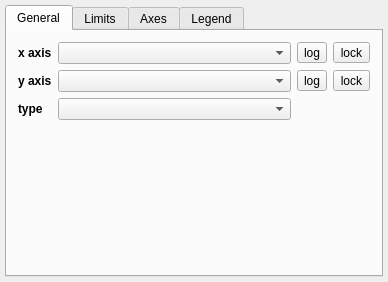
<?xml version="1.0" encoding="UTF-8"?>
<ui version="4.0">
 <class>Widget</class>
 <widget class="QWidget" name="Widget">
  <property name="geometry">
   <rect>
    <x>0</x>
    <y>0</y>
    <width>388</width>
    <height>282</height>
   </rect>
  </property>
  <property name="windowTitle">
   <string>2D Scatter</string>
  </property>
  <layout class="QGridLayout" name="gridLayout_5">
   <property name="leftMargin">
    <number>5</number>
   </property>
   <property name="topMargin">
    <number>5</number>
   </property>
   <property name="rightMargin">
    <number>5</number>
   </property>
   <property name="bottomMargin">
    <number>5</number>
   </property>
   <property name="verticalSpacing">
    <number>5</number>
   </property>
   <item row="0" column="2">
    <widget class="QTabWidget" name="tab_widget">
     <property name="tabPosition">
      <enum>QTabWidget::North</enum>
     </property>
     <property name="currentIndex">
      <number>0</number>
     </property>
     <property name="usesScrollButtons">
      <bool>false</bool>
     </property>
     <property name="documentMode">
      <bool>false</bool>
     </property>
     <property name="tabsClosable">
      <bool>false</bool>
     </property>
     <property name="movable">
      <bool>false</bool>
     </property>
     <widget class="QWidget" name="tab">
      <attribute name="title">
       <string>General</string>
      </attribute>
      <layout class="QGridLayout" name="gridLayout">
       <item row="0" column="0">
        <widget class="QLabel" name="x_lab">
         <property name="font">
          <font>
           <weight>75</weight>
           <bold>true</bold>
          </font>
         </property>
         <property name="text">
          <string>x axis</string>
         </property>
        </widget>
       </item>
       <item row="0" column="1">
        <widget class="QComboBox" name="combosel_x_att">
         <property name="sizeAdjustPolicy">
          <enum>QComboBox::AdjustToMinimumContentsLength</enum>
         </property>
        </widget>
       </item>
       <item row="0" column="2">
        <widget class="QToolButton" name="bool_x_log_">
         <property name="text">
          <string>log</string>
         </property>
         <property name="checkable">
          <bool>true</bool>
         </property>
        </widget>
       </item>
       <item row="0" column="3">
        <widget class="QToolButton" name="bool_x_lock">
         <property name="text">
          <string>lock</string>
         </property>
         <property name="checkable">
          <bool>true</bool>
         </property>
        </widget>
       </item>
       <item row="1" column="0">
        <widget class="QLabel" name="y_lab">
         <property name="font">
          <font>
           <weight>75</weight>
           <bold>true</bold>
          </font>
         </property>
         <property name="text">
          <string>y axis</string>
         </property>
        </widget>
       </item>
       <item row="1" column="1">
        <widget class="QComboBox" name="combosel_y_att">
         <property name="sizeAdjustPolicy">
          <enum>QComboBox::AdjustToMinimumContentsLength</enum>
         </property>
        </widget>
       </item>
       <item row="1" column="2">
        <widget class="QToolButton" name="bool_y_log_">
         <property name="text">
          <string>log</string>
         </property>
         <property name="checkable">
          <bool>true</bool>
         </property>
        </widget>
       </item>
       <item row="1" column="3">
        <widget class="QToolButton" name="bool_y_lock">
         <property name="text">
          <string>lock</string>
         </property>
         <property name="checkable">
          <bool>true</bool>
         </property>
        </widget>
       </item>
       <item row="2" column="0">
        <widget class="QLabel" name="type_lab">
         <property name="font">
          <font>
           <weight>75</weight>
           <bold>true</bold>
          </font>
         </property>
         <property name="text">
          <string>type</string>
         </property>
        </widget>
       </item>
       <item row="2" column="1">
        <widget class="QComboBox" name="combosel_plot_mode"/>
       </item>
       <item row="3" column="1">
        <spacer name="horizontalSpacer">
         <property name="orientation">
          <enum>Qt::Horizontal</enum>
         </property>
         <property name="sizeHint" stdset="0">
          <size>
           <width>40</width>
           <height>5</height>
          </size>
         </property>
        </spacer>
       </item>
       <item row="4" column="1">
        <spacer name="verticalSpacer_2">
         <property name="orientation">
          <enum>Qt::Vertical</enum>
         </property>
         <property name="sizeHint" stdset="0">
          <size>
           <width>20</width>
           <height>40</height>
          </size>
         </property>
        </spacer>
       </item>
      </layout>
     </widget>
     <widget class="QWidget" name="tab_2">
      <attribute name="title">
       <string>Limits</string>
      </attribute>
      <layout class="QGridLayout" name="gridLayout_2">
       <property name="leftMargin">
        <number>10</number>
       </property>
       <property name="topMargin">
        <number>10</number>
       </property>
       <property name="rightMargin">
        <number>10</number>
       </property>
       <property name="bottomMargin">
        <number>10</number>
       </property>
       <property name="horizontalSpacing">
        <number>10</number>
       </property>
       <property name="verticalSpacing">
        <number>5</number>
       </property>
       <item row="1" column="1">
        <widget class="QLabel" name="x_lab_2">
         <property name="font">
          <font>
           <weight>75</weight>
           <bold>true</bold>
          </font>
         </property>
         <property name="text">
          <string>x axis</string>
         </property>
         <property name="alignment">
          <set>Qt::AlignRight|Qt::AlignTrailing|Qt::AlignVCenter</set>
         </property>
        </widget>
       </item>
       <item row="3" column="4">
        <widget class="QLineEdit" name="valuetext_y_max"/>
       </item>
       <item row="5" column="2">
        <spacer name="verticalSpacer">
         <property name="orientation">
          <enum>Qt::Vertical</enum>
         </property>
         <property name="sizeHint" stdset="0">
          <size>
           <width>20</width>
           <height>40</height>
          </size>
         </property>
        </spacer>
       </item>
       <item row="3" column="5">
        <widget class="QToolButton" name="bool_y_log">
         <property name="text">
          <string>log</string>
         </property>
         <property name="checkable">
          <bool>true</bool>
         </property>
        </widget>
       </item>
       <item row="1" column="4">
        <widget class="QLineEdit" name="valuetext_x_max"/>
       </item>
       <item row="3" column="1">
        <widget class="QLabel" name="y_lab_2">
         <property name="font">
          <font>
           <weight>75</weight>
           <bold>true</bold>
          </font>
         </property>
         <property name="text">
          <string>y axis</string>
         </property>
         <property name="alignment">
          <set>Qt::AlignRight|Qt::AlignTrailing|Qt::AlignVCenter</set>
         </property>
        </widget>
       </item>
       <item row="3" column="3">
        <widget class="QToolButton" name="button_flip_y">
         <property name="styleSheet">
          <string notr="true">padding: 0px</string>
         </property>
         <property name="text">
          <string>⇄</string>
         </property>
        </widget>
       </item>
       <item row="1" column="3">
        <widget class="QToolButton" name="button_flip_x">
         <property name="styleSheet">
          <string notr="true">padding: 0px</string>
         </property>
         <property name="text">
          <string>⇄</string>
         </property>
        </widget>
       </item>
       <item row="1" column="5">
        <widget class="QToolButton" name="bool_x_log">
         <property name="text">
          <string>log</string>
         </property>
         <property name="checkable">
          <bool>true</bool>
         </property>
        </widget>
       </item>
       <item row="3" column="2">
        <widget class="QLineEdit" name="valuetext_y_min"/>
       </item>
       <item row="1" column="2">
        <widget class="QLineEdit" name="valuetext_x_min"/>
       </item>
       <item row="4" column="2" colspan="5">
        <spacer name="horizontalSpacer_2">
         <property name="orientation">
          <enum>Qt::Horizontal</enum>
         </property>
         <property name="sizeHint" stdset="0">
          <size>
           <width>40</width>
           <height>5</height>
          </size>
         </property>
        </spacer>
       </item>
       <item row="2" column="2">
        <widget class="QPushButton" name="button_full_circle">
         <property name="enabled">
          <bool>true</bool>
         </property>
         <property name="text">
          <string>full circle</string>
         </property>
        </widget>
       </item>
      </layout>
     </widget>
     <widget class="QWidget" name="tab_3">
      <attribute name="title">
       <string>Axes</string>
      </attribute>
      <layout class="QHBoxLayout" name="horizontalLayout">
       <property name="leftMargin">
        <number>5</number>
       </property>
       <property name="topMargin">
        <number>5</number>
       </property>
       <property name="rightMargin">
        <number>5</number>
       </property>
       <property name="bottomMargin">
        <number>5</number>
       </property>
       <item>
        <widget class="AxesEditorWidget" name="axes_editor" native="true"/>
       </item>
      </layout>
     </widget>
     <widget class="QWidget" name="tab_4">
      <attribute name="title">
       <string>Legend</string>
      </attribute>
      <layout class="QHBoxLayout" name="horizontalLayout">
       <property name="leftMargin">
        <number>5</number>
       </property>
       <property name="topMargin">
        <number>5</number>
       </property>
       <property name="rightMargin">
        <number>5</number>
       </property>
       <property name="bottomMargin">
        <number>5</number>
       </property>
       <item>
        <widget class="LegendEditorWidget" name="legend_editor" native="true"/>
       </item>
      </layout>
     </widget>
    </widget>
   </item>
  </layout>
 </widget>
 <layoutdefault spacing="6" margin="11"/>
 <customwidgets>
  <customwidget>
   <class>AxesEditorWidget</class>
   <extends>QWidget</extends>
   <header>glue.viewers.matplotlib.qt.axes_editor</header>
  </customwidget>
  <customwidget>
   <class>LegendEditorWidget</class>
   <extends>QWidget</extends>
   <header>glue.viewers.matplotlib.qt.legend_editor</header>
  </customwidget>
 </customwidgets>
 <resources/>
 <connections/>
</ui>
